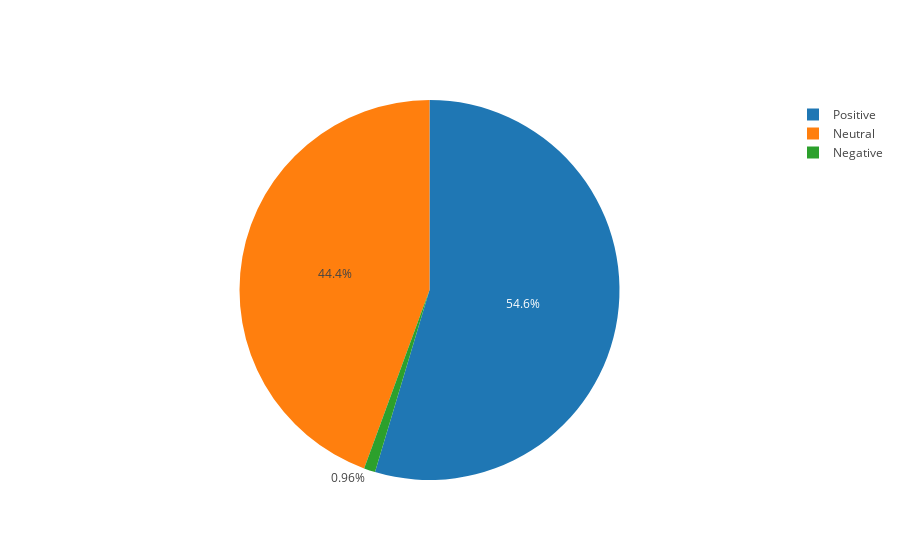

Here is the notebook cell this chart was saved with:
### Code cell
color = ["green", "red", "blue"]
labels = ["Positive", "Negative", "Neutral"]
trace = go.Pie(labels=labels, values=review_score)
plotly.offline.init_notebook_mode(connected = True)
plotly.offline.iplot([trace], filename='basic_pie_chart')

### Figure 1 — Plotly figure (JSON) as saved in the notebook; plotly's stock layout.template omitted (floating-point values rounded to 4 significant figures)
{"data": [{"labels": ["Positive", "Negative", "Neutral"], "type": "pie", "uid": "2136f4cb-988c-4c1a-afe0-18c1f4716b8d", "values": [54.62, 0.96, 44.4]}], "layout": {}}
